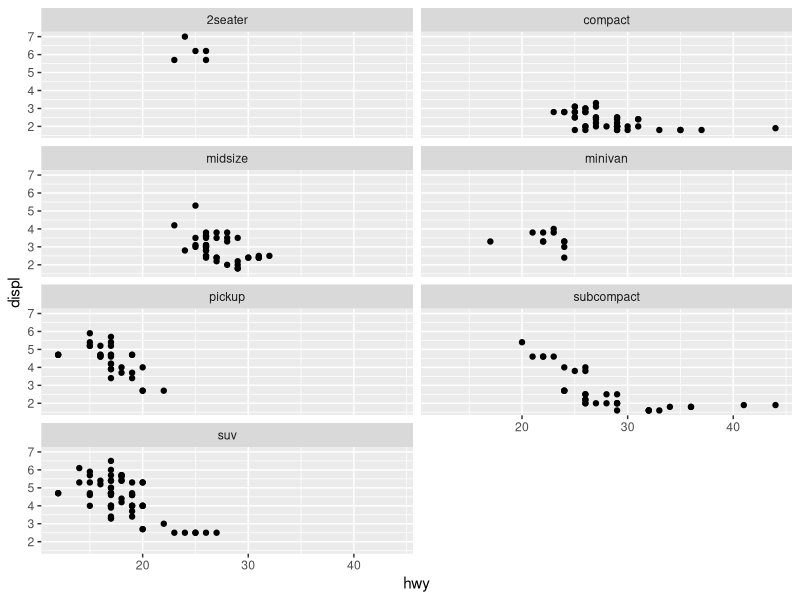

This figure's R source:
## ---- chunk 1
knitr::opts_chunk$set(echo = TRUE)
## ---- chunk 2
if(!require(tidyverse)) { install.packages("tidyverse"); library(tidyverse); }
## ---- chunk 3
ggplot(data = mpg) + 
  # <GEOM_FUNCTION>()
  geom_point(mapping = aes(x = displ, y = hwy)) +
  # <COORDINATE_FUNCTON> + <FACET_FUNCTION>
  coord_flip() + facet_wrap(~class, ncol = 2)
